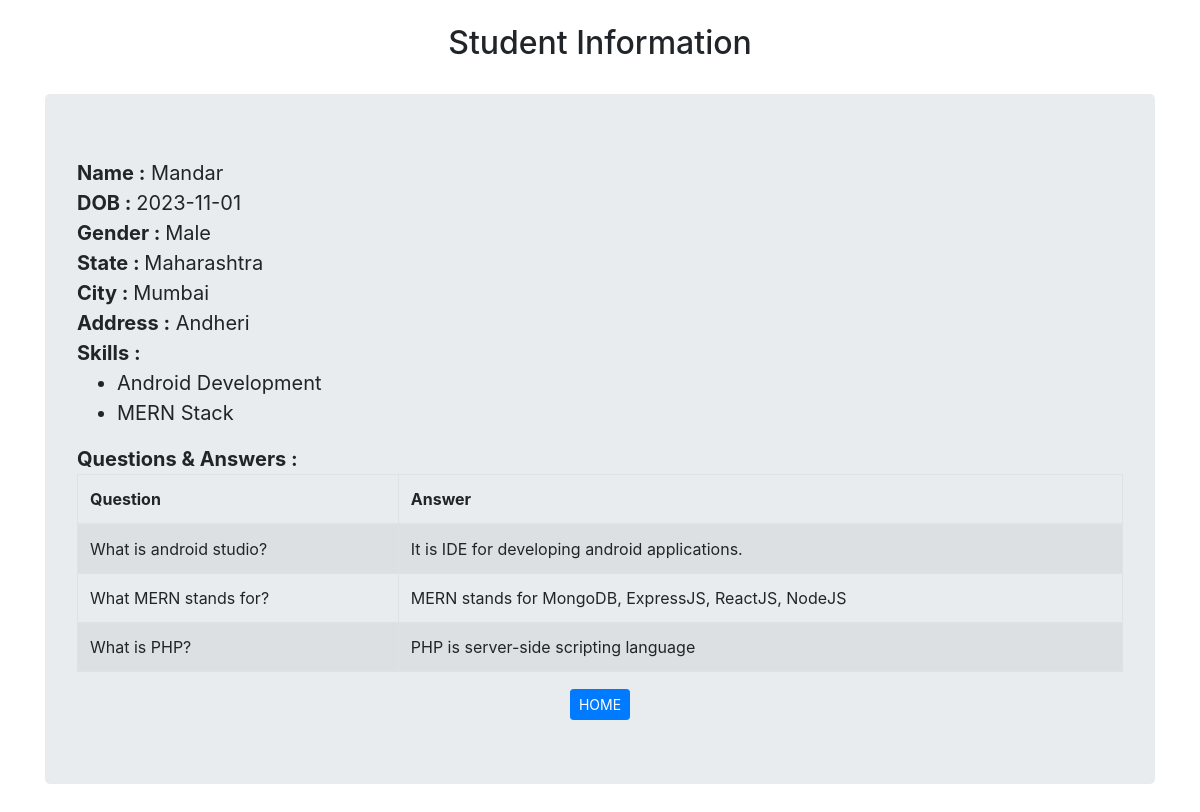
The page /PHP/read.php?id=3 on the database its author committed.
### tables this page shows
CREATE TABLE `students` (
  `student_id` int(100) NOT NULL,
  `name` text NOT NULL,
  `dob` date NOT NULL,
  `gender` text NOT NULL,
  `state` text NOT NULL,
  `city` text NOT NULL,
  `address` text NOT NULL,
  `photo` text NOT NULL
);

CREATE TABLE `states` (
  `state_id` int(11) NOT NULL,
  `state_name` varchar(50) NOT NULL
);

CREATE TABLE `cities` (
  `city_id` int(11) NOT NULL,
  `city_name` text NOT NULL,
  `state_id` int(11) NOT NULL
);

CREATE TABLE `skillset` (
  `skill_id` int(11) NOT NULL,
  `skill_name` text NOT NULL
);

CREATE TABLE `questionset` (
  `question_id` int(11) NOT NULL,
  `question` text NOT NULL,
  `question_status` int(11) DEFAULT NULL,
  `skill_id` int(11) NOT NULL
);

CREATE TABLE `questions` (
  `student_id` int(11) NOT NULL,
  `question_id` int(11) NOT NULL,
  `answer` text NOT NULL
);

### PHP/read.php (the view, shortened to what this page needs)
<!DOCTYPE html>
<html lang="en">
<head>
    <link rel="stylesheet" href="https://cdn.jsdelivr.net/npm/bootstrap@4.6.2/dist/css/bootstrap.min.css">
</head>
<body>
    <div>
        <div class="container">
            <h2 class="p-4 text-center">Student Information</h2>
            <div class="jumbotron">
                <?php
                include "connection.php";
                if (isset($_GET["id"])) {
                    $id = $_GET['id'];
                    $sql = "SELECT * FROM students WHERE student_id='$id'";
                    $result = $conn->query($sql);
                    if ($result == TRUE) {
                        while ($row = $result->fetch_assoc()) {
                            echo "<b>Name :</b> " . $row['name'] . "<br>";
                            echo "<b>DOB : </b> " . $row['dob'] . "<br>";
                            echo "<b>Gender : </b> ";
                            if ($row['gender'] == "M") echo "Male" . "<br>";
                            else echo "Female" . "<br>";
                            $state_id = $row['state'];
                            $sql_state = "SELECT * FROM states WHERE state_id='$state_id'";
                            $result_state = $conn->query($sql_state);
                            if ($result_state->num_rows > 0) {
                                while ($row_state = $result_state->fetch_assoc()) {
                                    $state = $row_state['state_name'];
                                }
                            }
                            echo "<b>State : </b> " . $state . "<br>";
                            $city_id = $row['city'];
                            $sql_city = "SELECT * FROM cities WHERE city_id='$city_id'";
                            $result_city = $conn->query($sql_city);
                            if ($result_city->num_rows > 0) {
                                while ($row_city = $result_city->fetch_assoc()) {
                                    $city = $row_city['city_name'];
                                }
                            }
                            echo "<b>City : </b> " . $city . "<br>";
                            echo "<b>Address :</b> " . $row['address'] . "<br>";
                            echo "<b>Skills : </b><br>";
                            $sql2 = "SELECT skill_id FROM skills WHERE student_id='$id'";
                            $result2 = $conn->query($sql2);
                            echo '<ul>';
                            while ($row2 = $result2->fetch_assoc()) {
                                $s_id = $row2['skill_id'];
                                $sql_s = "SELECT skill_name FROM skillset WHERE skill_id=$s_id";
                                $result_s = $conn->query($sql_s);
                                while ($row_s = $result_s->fetch_assoc()) {
                                    echo "<li>" . $row_s['skill_name'] . "</li>";
                                }
                            }
                            echo "</ul>";
                            echo "<b>Questions & Answers : </b><br>";
                            $sql2 = "SELECT * FROM questions WHERE student_id='$id'";
                            $result2 = $conn->query($sql2);
                            echo '<div class="table-scroll"><table class="table table-bordered table-striped"><thead><tr>';
                            echo "<th>Question</th>";
                            echo "<th>Answer</th>";
                            echo "</tr></thead>";
                            echo "<tbody>";
                            while ($row2 = $result2->fetch_assoc()) {
                                $qs_id = $row2['question_id'];
                                $sql3 = "SELECT question FROM questionset WHERE question_id=$qs_id AND question_status='0'";
                                $result3 = $conn->query($sql3);
                                while ($row3 = $result3->fetch_assoc()) {
                                    echo "<tr><td>" . $row3['question'] . "</td>";
                                    echo "<td>" . $row2['answer'] . "</td></tr>";
                                }
                            }
                            echo "</tbody></table></div>";
                        }
                    } else {
                        echo "Error: " . $sql . "<br>" . $conn->error;
                    }
                }
                ?>
                <div class="text-center"><a type="button" class="btn btn-primary btn-sm" href="../index.php">HOME</a></div>
            </div>
        </div>
    </div>
</body>
</html>

### PHP/read.php (style rules this page uses)
div { font-size: 1.25rem; }
table { font-size: 1rem; }

### rows shown on the page
students: name "Mandar", dob "2023-11-01", gender "Male", states.state_name "Maharashtra", cities.city_name "Mumbai", address "Andheri"
skillset: skill_name "Android Development"
skillset: skill_name "MERN Stack"
questions: answer "It is IDE for developing android applications."
questionset: question "What is android studio?"
questions: answer "MERN stands for MongoDB, ExpressJS, ReactJS, NodeJS"
questionset: question "What MERN stands for?"
questions: answer "PHP is server-side scripting language"
questionset: question "What is PHP?"
